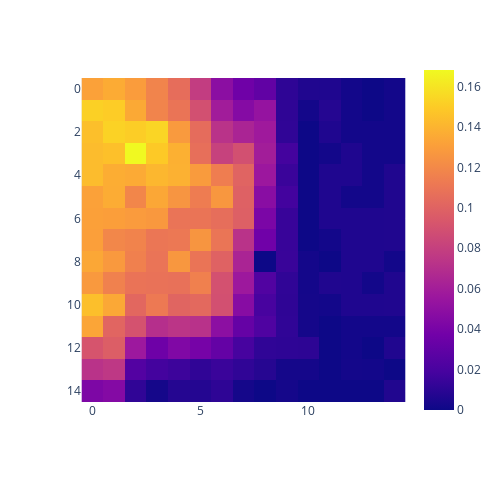

This figure's notebook cell:
### Code cell
# Visualize the environment to validate
visualizations.heatmap(env_reward_array, show_values=False, width=500, height=500)

### Figure 1 — Plotly figure (JSON) as saved in the notebook; plotly's stock layout.template omitted (floating-point values rounded to 4 significant figures; data arrays with more than 128 entries replaced by an {"elided": "..."} marker saying what was removed)
{"data": [{"coloraxis": "coloraxis", "hovertemplate": "x: %{x}<br>y: %{y}<br>color: %{z}<extra></extra>", "name": "0", "type": "heatmap", "xaxis": "x", "yaxis": "y", "z": {"elided": "15x15 float values"}}], "layout": {"coloraxis": {"colorscale": [[0, "#0d0887"], [0.1111, "#46039f"], [0.2222, "#7201a8"], [0.3333, "#9c179e"], [0.4444, "#bd3786"], [0.5556, "#d8576b"], [0.6667, "#ed7953"], [0.7778, "#fb9f3a"], [0.8889, "#fdca26"], [1, "#f0f921"]]}, "height": 500, "margin": {"t": 60}, "width": 500, "xaxis": {"anchor": "y", "autorange": true, "constrain": "domain", "domain": [0, 1], "range": [-0.5, 14.5], "scaleanchor": "y"}, "yaxis": {"anchor": "x", "autorange": true, "constrain": "domain", "domain": [0.05, 0.95], "range": [14.5, -0.5]}}}
